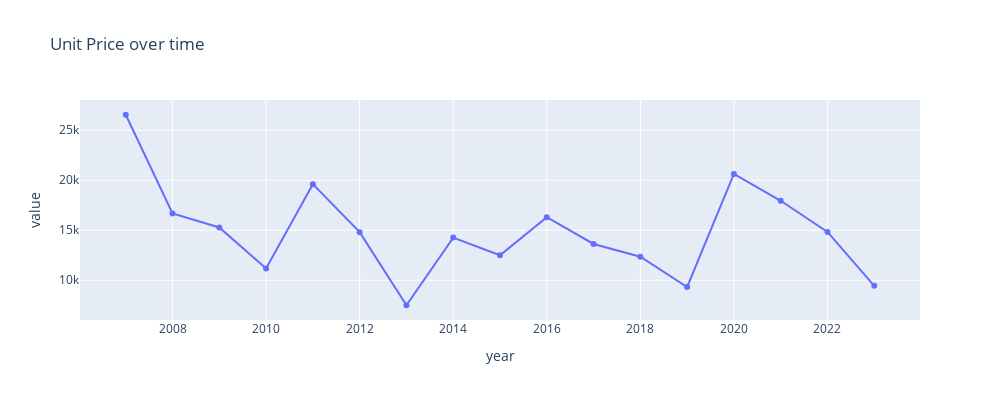
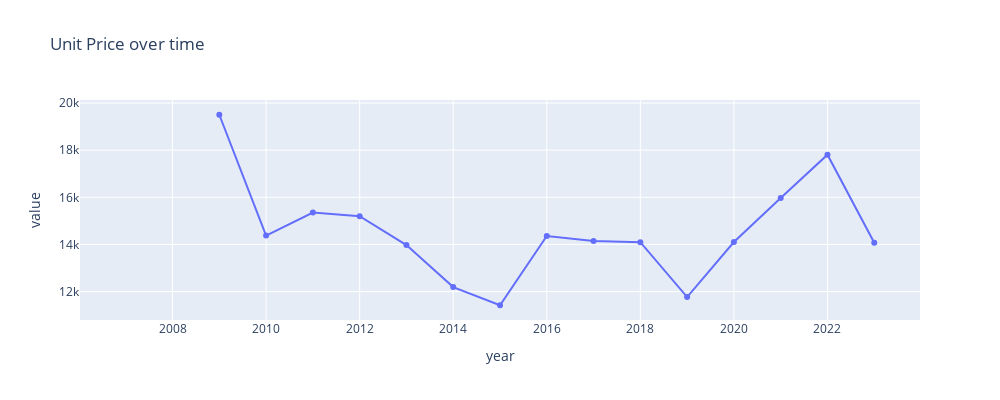

Notebook cell for these charts, in order:
### Code cell
# ma3
metric = metrics["weighted_median"]
temporal_smoothed_metric = f"{metric}_smoothed_temporal"
area_df[temporal_smoothed_metric] = area_df[metric].rolling(window=3).mean()


plot_time_series(
    area_df,
    metric,
    group_by_columns,
    granularity_columns,
    f"Unit Price over time",
    # visible="legendonly",
    width=1000,
    height=400,
    showlegend=False
)

plot_time_series(
    area_df,
    temporal_smoothed_metric,
    group_by_columns,
    granularity_columns,
    f"Smoothed Unit Price over time",
    # visible="legendonly",
    width=1000,
    height=400,
    showlegend=False
)

for factor in factors:
    plot_time_series(
    area_df,
    factor,
    group_by_columns,
    granularity_columns,
    f"{factor} over time",
    # visible="legendonly",
    width=1000,
    height=400,
    showlegend=False
)

### Figure 1 — Plotly figure (JSON) as saved in the notebook; plotly's stock layout.template omitted (floating-point values rounded to 4 significant figures)
{"data": [{"hovertemplate": "variable=('Akita-ken Yokote-shi', '5203')<br>year=%{x}<br>value=%{y}<extra></extra>", "legendgroup": "('Akita-ken Yokote-shi', '5203')", "line": {"color": "#636efa", "dash": "solid"}, "marker": {"symbol": "circle"}, "mode": "lines+markers", "name": "('Akita-ken Yokote-shi', '5203')", "orientation": "v", "showlegend": true, "type": "scatter", "x": [2007, 2008, 2009, 2010, 2011, 2012, 2013, 2014, 2015, 2016, 2017, 2018, 2019, 2020, 2021, 2022, 2023], "xaxis": "x", "y": [26550.0, 16675, 15280.0, 11180.0, 19610.0, 14810.0, 7500, 14270.0, 12500, 16310.0, 13630.0, 12350.0, 9328.0, 20630.0, 17950.0, 14840.0, 9440.0], "yaxis": "y"}], "layout": {"autosize": false, "height": 400, "hovermode": "closest", "legend": {"title": {"text": "variable"}, "tracegroupgap": 0}, "showlegend": false, "title": {"text": "Unit Price over time"}, "width": 1000, "xaxis": {"anchor": "y", "domain": [0, 1], "title": {"text": "year"}}, "yaxis": {"anchor": "x", "domain": [0, 1], "title": {"text": "value"}}}}

### Figure 2 — Plotly figure (JSON) as saved in the notebook; plotly's stock layout.template omitted (floating-point values rounded to 4 significant figures)
{"data": [{"hovertemplate": "variable=('Akita-ken Yokote-shi', '5203')<br>year=%{x}<br>value=%{y}<extra></extra>", "legendgroup": "('Akita-ken Yokote-shi', '5203')", "line": {"color": "#636efa", "dash": "solid"}, "marker": {"symbol": "circle"}, "mode": "lines+markers", "name": "('Akita-ken Yokote-shi', '5203')", "orientation": "v", "showlegend": true, "type": "scatter", "x": [2007, 2008, 2009, 2010, 2011, 2012, 2013, 2014, 2015, 2016, 2017, 2018, 2019, 2020, 2021, 2022, 2023], "xaxis": "x", "y": [null, null, 19500.0, 14380.0, 15360.0, 15200.0, 13970.0, 12190.0, 11420.0, 14360.0, 14150.0, 14100.0, 11770.0, 14100.0, 15970.0, 17810.0, 14070.0], "yaxis": "y"}], "layout": {"autosize": false, "height": 400, "hovermode": "closest", "legend": {"title": {"text": "variable"}, "tracegroupgap": 0}, "showlegend": false, "title": {"text": "Unit Price over time"}, "width": 1000, "xaxis": {"anchor": "y", "domain": [0, 1], "title": {"text": "year"}}, "yaxis": {"anchor": "x", "domain": [0, 1], "title": {"text": "value"}}}}
